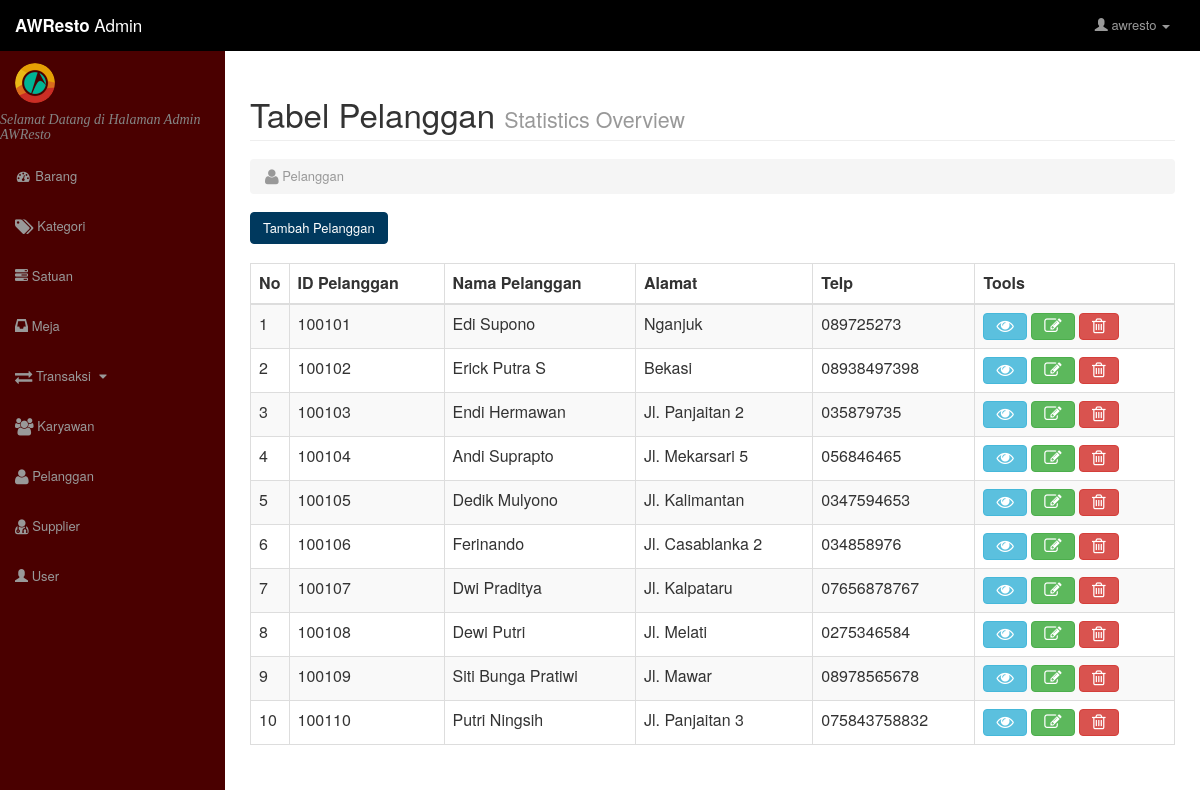
The page /admin/pelanggan/index.php (signed in) on the database its author committed.
### tables this page shows
CREATE TABLE IF NOT EXISTS `pelanggan` (
  `id_pelanggan` int(100) NOT NULL AUTO_INCREMENT,
  `nama_pelanggan` varchar(100) NOT NULL,
  `alamat` varchar(100) NOT NULL,
  `telepon` varchar(100) NOT NULL,
  PRIMARY KEY (`id_pelanggan`)
);

### admin/pelanggan/index.php (the view, shortened to what this page needs)
<?php
    if(isset($_SESSION['user']) == 0){
?>
<script>alert('Silahkan Melakukan Login dahulu !!');document.location.href="../index.php"</script>
<?php } else { ?>
<html>
    <head>
        <?php include "../include/style.php" ?>
    </head>
    <body>
        <div id="wrapper">
            <?php include "../include/navbar.php" ?>
            <div id="page-wrapper">
                <div class="container-fluid">
                    <div class="row">
                        <div class="col-lg-12">
                            <h1 class="page-header">
                                Tabel Pelanggan
                                <small>Statistics Overview</small>
                            </h1>
                            <ol class="breadcrumb">
                                <li class="active">
                                    <i class="fa fa-user fa-lg"></i>
                                    Pelanggan
                                </li>
                            </ol>
                        </div>
                    </div>
                    <a href="pelanggan_form.php">
                        <button class="btn btn-primary" role="button" style="background-color:#00395E;border-color:#00395E;">Tambah Pelanggan</button>
                    </a>
                    <br><br>
                    <div class="row">
                        <div class="col-lg-12">
                            <div class="table-responsive">
                            <table class="table table-bordered table-hover table-striped">
                                <thead>
                                    <tr>
                                        <th style="width:20px">No</th>
                                        <th>ID Pelanggan</th>
                                        <th>Nama Pelanggan</th>
                                        <th>Alamat</th>
                                        <th>Telp</th>
                                        <th>Tools</th>
                                    </tr>
                                </thead>
                                <tbody>
                                    <?php
                                        $sql = mysql_query("SELECT * FROM pelanggan ORDER BY id_pelanggan ASC");
                                        $no=1;
                                        while($dt = mysql_fetch_array($sql))
                                        {
                                            echo "
                                            <tr>
                                                <td>$no</td>
                                                <td>$dt[id_pelanggan]</td>
                                                <td>$dt[nama_pelanggan]</td>
                                                <td>$dt[alamat]</td>
                                                <td>$dt[telepon]</td>
                                                <td>
                                                    <a class='btn btn-info' href='pelanggan_detail.php?id=".$dt['id_pelanggan']."'>
                                                        <i class='fa fa-eye fa-lg'></i>
                                                    </a>
                                                    <a class='btn btn-success' href='pelanggan_edit.php?id=".$dt['id_pelanggan']."'>
                                                        <i class='fa fa-edit fa-lg'></i>
                                                    </a>
                                                    <a class='btn btn-danger' href='pelanggan_delete.php?id=".$dt['id_pelanggan']."'>
                                                        <i class='fa fa-trash-o fa-lg'></i>
                                                    </a>
                                                </td>
                                            </tr>";
                                            $no++;
                                        }
                                    ?>
                                </tbody>
                            </table>
                        </div>
                        </div>
                    </div>
                </div>
            </div>
        </div>
    </body>
</html>
<?php } ?>

### assets/css/admin/sb-admin.css (style rules this page uses)
body { margin-top: 88px; }
@media (min-width:768px) { body { margin-top: 50px; } }
#wrapper { padding-left: 0; }
#page-wrapper { width: 100%; padding: 0; background-color: #fff; }
@media (min-width:768px) { #wrapper { padding-left: 225px; } }
@media (min-width:768px) { #page-wrapper { padding: 10px; } }

### rows shown on the page
pelanggan: id_pelanggan "100101", nama_pelanggan "Edi Supono", alamat "Nganjuk", telepon "089725273"
pelanggan: id_pelanggan "100102", nama_pelanggan "Erick Putra S", alamat "Bekasi", telepon "08938497398"
pelanggan: id_pelanggan "100103", nama_pelanggan "Endi Hermawan", alamat "Jl. Panjaitan 2", telepon "035879735"
pelanggan: id_pelanggan "100104", nama_pelanggan "Andi Suprapto", alamat "Jl. Mekarsari 5", telepon "056846465"
pelanggan: id_pelanggan "100105", nama_pelanggan "Dedik Mulyono", alamat "Jl. Kalimantan", telepon "0347594653"
pelanggan: id_pelanggan "100106", nama_pelanggan "Ferinando", alamat "Jl. Casablanka 2", telepon "034858976"
pelanggan: id_pelanggan "100107", nama_pelanggan "Dwi Praditya", alamat "Jl. Kalpataru", telepon "07656878767"
pelanggan: id_pelanggan "100108", nama_pelanggan "Dewi Putri", alamat "Jl. Melati", telepon "0275346584"
pelanggan: id_pelanggan "100109", nama_pelanggan "Siti Bunga Pratiwi", alamat "Jl. Mawar", telepon "08978565678"
pelanggan: id_pelanggan "100110", nama_pelanggan "Putri Ningsih", alamat "Jl. Panjaitan 3", telepon "075843758832"

### other values the page prints
$_SESSION['user'] "awresto"
